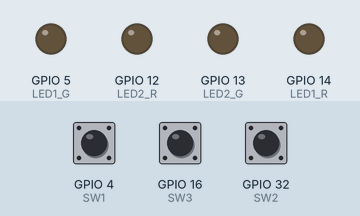
A sketch run on a simulated ESP32. Shown: output pins drawn as LEDs (lit = HIGH). The inputs (shaded band) are chosen by the test bench; at power-on: GPIO 4 (SW1) HIGH, GPIO 32 (SW2) HIGH, GPIO 16 (SW3) HIGH.

Above: at 1.2 s.
1.3 s: GPIO 4 (SW1) pulled LOW for 0.15 s
At 2.4 s:
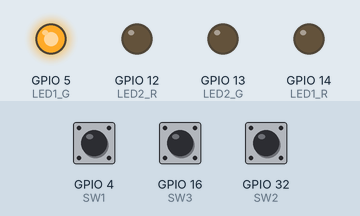
2.9 s: GPIO 32 (SW2) pulled LOW for 0.15 s
At 3.6 s:
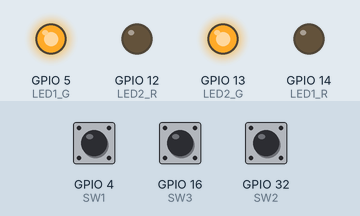
4.5 s: GPIO 4 (SW1) pulled LOW for 1 s
At 4.9 s:
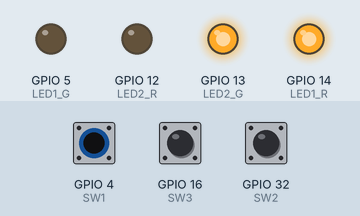
7.0 s: GPIO 32 (SW2) pulled LOW for 1 s
At 8.0 s:
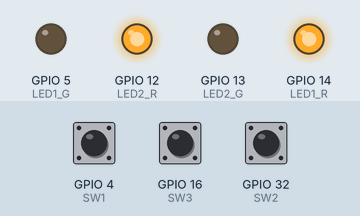
9.5 s: GPIO 4 (SW1) pulled LOW for 0.15 s
At 9.9 s:
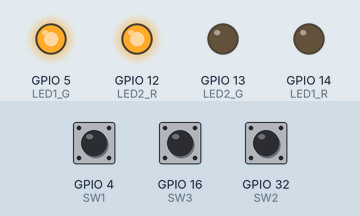
11.1 s: GPIO 4 (SW1) pulled LOW for 3.2 s
At 12.3 s:
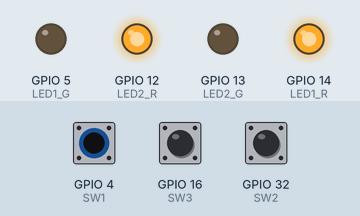
Timing chart, 0 to 14.1 s (numbered marks = the images above; inputs shaded):
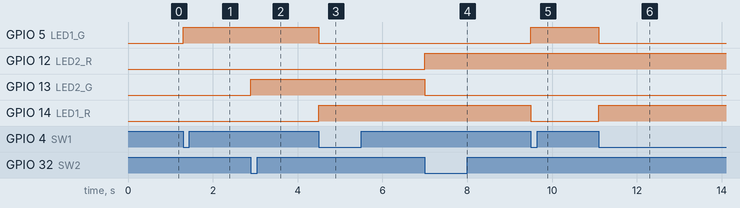

Measured:
- after the input at 1.3 s, GPIO 5 (LED1_G): LOW → HIGH at once
- after the input at 2.9 s, GPIO 13 (LED2_G): LOW → HIGH at once
- after the input at 4.5 s, GPIO 5 (LED1_G): HIGH → LOW at once; GPIO 14 (LED1_R): LOW → HIGH at once
- after the input at 7.0 s, GPIO 12 (LED2_R): LOW → HIGH at once; GPIO 13 (LED2_G): HIGH → LOW at once
- after the input at 9.5 s, GPIO 5 (LED1_G): LOW → HIGH at once; GPIO 14 (LED1_R): HIGH → LOW at once
- after the input at 11.1 s, GPIO 5 (LED1_G): HIGH → LOW at once; GPIO 14 (LED1_R): LOW → HIGH at once

The sketch:

4.ino
```cpp
     #define LED1_R  14
#define LED1_G  5
#define LED2_R  12
#define LED2_G  13
const byte SW1 = 4;
const byte SW2 = 32;
const byte SW3 = 16;

volatile int LED1 = 0;
volatile int LED2 = 0;

portMUX_TYPE mux_1 = portMUX_INITIALIZER_UNLOCKED;
#define DI_1() portENTER_CRITICAL_ISR(&mux_1);  //割込み禁止
#define EI_1() portEXIT_CRITICAL_ISR(&mux_1);   //割込み許可

portMUX_TYPE mux_2 = portMUX_INITIALIZER_UNLOCKED;
#define DI_2() portENTER_CRITICAL_ISR(&mux_2);  //割込み禁止
#define EI_2() portEXIT_CRITICAL_ISR(&mux_2);   //割込み許可
portMUX_TYPE mux_3 = portMUX_INITIALIZER_UNLOCKED;
#define DI_2() portENTER_CRITICAL_ISR(&mux_3);  //割込み禁止
#define EI_2() portEXIT_CRITICAL_ISR(&mux_3);   //割込み許可

void IRAM_ATTR handleInterrupt_1() {
  DI_1();
  if(LED1 == 0){
    digitalWrite(LED1_G, HIGH);
    digitalWrite(LED1_R, LOW);
    LED1 = 1;
  }else{
    digitalWrite(LED1_G, LOW);
    digitalWrite(LED1_R, HIGH);
    LED1 = 0;
  }


  EI_1();
}

void IRAM_ATTR handleInterrupt_2() {
  DI_2();
  if(LED2 == 0){
    digitalWrite(LED2_G, HIGH);
    digitalWrite(LED2_R, LOW);
    LED2 = 1;
  }else{
    digitalWrite(LED2_G, LOW);
    digitalWrite(LED2_R, HIGH);
    LED2 = 0;
  }
  EI_2();
}
void IRAM_ATTR handleInterrupt_3() {
  DI_2();
  digitalWrite(LED1_R, LOW);
  digitalWrite(LED1_G, LOW);
  digitalWrite(LED2_R, LOW);
  digitalWrite(LED2_G, LOW);
  EI_2();
}

void setup() {
  Serial.begin(115200);
  pinMode(LED1_R, OUTPUT);
  pinMode(LED1_G, OUTPUT);
  pinMode(LED2_R, OUTPUT);
  pinMode(LED2_G, OUTPUT);
  pinMode(SW1, INPUT_PULLUP);
  pinMode(SW2, INPUT_PULLUP);
  pinMode(SW3, INPUT_PULLUP);
  attachInterrupt (digitalPinToInterrupt(SW1), handleInterrupt_1, FALLING);
  attachInterrupt (digitalPinToInterrupt(SW2), handleInterrupt_2, FALLING);
  attachInterrupt (digitalPinToInterrupt(SW3), handleInterrupt_3, FALLING);

}

void loop() {

}
```
